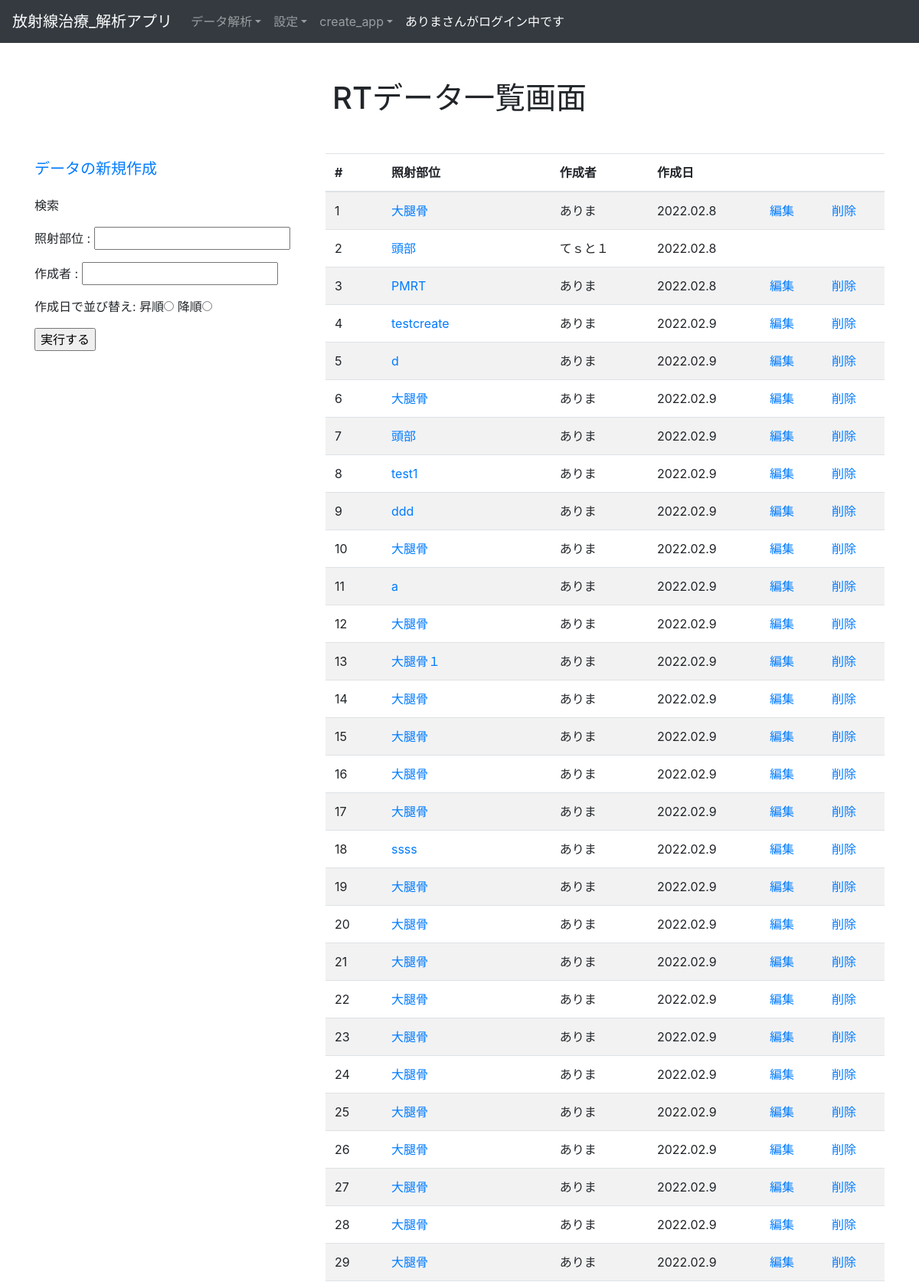
/analytics/list_rtdatas/ (signed in, upper part), run on the app's committed database.
### accounts/models.py (models this page shows, shortened)
class Users(AbstractBaseUser, PermissionsMixin):
    username = models.CharField(max_length=150)
    company = models.CharField(max_length=150)
    email = models.EmailField(max_length=255, unique=True)
    is_active = models.BooleanField(default=True)
    is_staff = models.BooleanField(default=False)
    USERNAME_FIELD = 'email'
    REQUIRED_FIELDS = ['username']
    objects = UserManager()
    def __str__(self):
        return self.username

### analytics/models.py (models this page shows, shortened)
class BaseModel(models.Model):
    create_at = models.DateTimeField()
    update_at = models.DateTimeField()
    class Meta:
        abstract = True #Tableとして作成されないようにする

class Rtdatas(BaseModel):
    region = models.CharField(max_length=10)
    user = models.ForeignKey(
        'accounts.Users', on_delete=models.CASCADE
    )
    objects = RtdatasManager()
    class Meta:
        db_table = 'rtdata'
        verbose_name_plural = 'RTデータ'
    def get_absolute_url(self):
        return reverse_lazy('analytics:detail_rtdata', kwargs={'pk': self.pk})

### analytics/views.py (the view, shortened to what this page needs)
# urls.py: path('list_rtdatas/', RtdataListView.as_view(), name='list_rtdatas'),
class RtdataListView(LoginRequiredMixin, ListView):
    model = Rtdatas
    template_name = 'analytics/list_rtdatas.html'
    def get_queryset(self):
        query = super().get_queryset()
        region = self.request.GET.get('region', None)
        author = self.request.GET.get('author', None)
        if region:
            query = query.filter(
                region=region
            )
        order_by_create_at = self.request.GET.get('order_by_create_at', 0)
        if order_by_create_at == '1':
            query = query.order_by('create_at')
        elif order_by_create_at == '2':
            query = query.order_by('-create_at')
        return query
    def get_context_data(self, **kwargs):
        context = super().get_context_data(**kwargs)
        context['region'] = self.request.GET.get('region', '')
        context['author'] = self.request.GET.get('author', '')
        order_by_create_at = self.request.GET.get('order_by_create_at', 0)
        if order_by_create_at == '1':
            context['ascending'] = True
        elif order_by_create_at == '2':
            context['descending'] = True
        return context

### templates/analytics/list_rtdatas.html (shortened to what this page needs)
{% extends "base.html" %}
{% block content %}
<div class="container">
  <h1 class="text-center my-5">RTデータ一覧画面</h1>
  <div class="row justify-content-center">
    <div class="col-4">
      <p><a class="navbar-brand" href="{% url 'analytics:create_rtdata' %}">データの新規作成</a></p>
      <form method="get" action="{% url 'analytics:list_rtdatas'%}">
        <p>検索</p>
        <p>照射部位 : <input type="text" name="region" value="{{region}}"></p>
        <p>作成者 : <input type="text" name="author" value="{{author}}"></p>
        <p>作成日で並び替え:
          昇順<input type="radio" name="order_by_create_at" value="1" {% if ascending %}checked{% endif %}>
          降順<input type="radio" name="order_by_create_at" value="2" {% if descending %}checked{% endif %}>
        </p>
        <p><input type="submit" value="実行する"></p>
      </form>
    </div>
    <div class="col-8">
      <table class="table table-striped table-hover">
        <thead>
          <tr>
            <th>#</th>
            <th>照射部位</th>
            <th>作成者</th>
            <th>作成日</th>
            <th></th>
            <th></th>
          </tr>
        </thead>
        <tbody>
          {% for object in object_list %}
            <tr>
              <td>{{ forloop.counter }}</td>
              <td><a href="{{ object.get_absolute_url }}">{{ object.region }}</a></td>
              <td>{{  object.user }}</td>
              <td>{{  object.create_at|date:"Y.m.j"}}</td>
              {% if  object.user.id == user.id %}
                <td><a href="{% url 'analytics:edit_rtdata' object.id %}">編集</a></td>
                <td><a href="{% url 'analytics:delete_rtdata' object.id %}">削除</a></td>
              {% else %}
                <td></td>
                <td></td>
              {% endif %}
            </tr>
          {% endfor %}
        </tbody>
      </table>
    </div>
  </div>
</div>
{% endblock %}

### templates/base.html (shortened to what this page needs)
<!DOCTYPE html>
<html>
  <head>
    <link
      rel="stylesheet"
      href="https://stackpath.bootstrapcdn.com/bootstrap/4.5.0/css/bootstrap.min.css"
    />
  </head>
  <body>
    <nav class="navbar navbar-expand-lg navbar-light bg-light navbar-dark bg-dark">
      <a class="navbar-brand" href="{% url 'accounts:home'%}">放射線治療_解析アプリ</a>
      <div class="collapse navbar-collapse" id="navbarNavDropdown">
        <ul class="navbar-nav">
          {% if user.is_authenticated %}
          <li class="nav-item dropdown">
            <a class="nav-link dropdown-toggle"  id="navbarDropdownMenuLink" role="button" data-toggle="dropdown" aria-haspopup="true" aria-expanded="false">データ解析</a>
          </li>
          {% endif %}
          <li class="nav-item dropdown">
            {% if user.is_authenticated %}
              <a class="nav-link dropdown-toggle"  id="navbarDropdownMenuLink" role="button" data-toggle="dropdown" aria-haspopup="true" aria-expanded="false">設定</a>
            {% endif %}
          </li>
          <li class="nav-item dropdown">
              <a class="nav-link dropdown-toggle"  id="navbarDropdownMenuLink" role="button" data-toggle="dropdown" aria-haspopup="true" aria-expanded="false">create_app</a>
          </li>
          <li class="nav-item active">
            {% if request.user.is_anonymous %}
              <a class="nav-link">***** 未ログイン *****<span class="sr-only">(current)</span></a>
            {% else %}
              <a class="nav-link">{{ request.user }}さんがログイン中です <span class="sr-only">(current)</span></a>
            {% endif %}
          </li>
        </ul>
      </div>
    </nav>
    {% block content %}{% endblock %}
  </body>
</html>

### data on the page
Users: user "ありま"
Rtdatas: region "大腿骨", user "ありま", create_at "2022.02.8", shows "編集"
Rtdatas: region "頭部", user "てｓと１", create_at "2022.02.8"
Rtdatas: region "PMRT", user "ありま", create_at "2022.02.8", shows "編集"
Rtdatas: region "testcreate", user "ありま", create_at "2022.02.9", shows "編集"
Rtdatas: region "d", user "ありま", create_at "2022.02.9", shows "編集"
Rtdatas: region "大腿骨", user "ありま", create_at "2022.02.9", shows "編集"
Rtdatas: region "頭部", user "ありま", create_at "2022.02.9", shows "編集"
Rtdatas: region "test1", user "ありま", create_at "2022.02.9", shows "編集"
Rtdatas: region "ddd", user "ありま", create_at "2022.02.9", shows "編集"
Rtdatas: region "大腿骨", user "ありま", create_at "2022.02.9", shows "編集"
Rtdatas: region "a", user "ありま", create_at "2022.02.9", shows "編集"
Rtdatas: region "大腿骨", user "ありま", create_at "2022.02.9", shows "編集"
Rtdatas: region "大腿骨１", user "ありま", create_at "2022.02.9", shows "編集"
Rtdatas: region "大腿骨", user "ありま", create_at "2022.02.9", shows "編集"
Rtdatas: region "大腿骨", user "ありま", create_at "2022.02.9", shows "編集"
Rtdatas: region "大腿骨", user "ありま", create_at "2022.02.9", shows "編集"
Rtdatas: region "大腿骨", user "ありま", create_at "2022.02.9", shows "編集"
Rtdatas: region "ssss", user "ありま", create_at "2022.02.9", shows "編集"
Rtdatas: region "大腿骨", user "ありま", create_at "2022.02.9", shows "編集"
Rtdatas: region "大腿骨", user "ありま", create_at "2022.02.9", shows "編集"
Rtdatas: region "大腿骨", user "ありま", create_at "2022.02.9", shows "編集"
Rtdatas: region "大腿骨", user "ありま", create_at "2022.02.9", shows "編集"
Rtdatas: region "大腿骨", user "ありま", create_at "2022.02.9", shows "編集"
Rtdatas: region "大腿骨", user "ありま", create_at "2022.02.9", shows "編集"
Rtdatas: region "大腿骨", user "ありま", create_at "2022.02.9", shows "編集"
Rtdatas: region "大腿骨", user "ありま", create_at "2022.02.9", shows "編集"
Rtdatas: region "大腿骨", user "ありま", create_at "2022.02.9", shows "編集"
Rtdatas: region "大腿骨", user "ありま", create_at "2022.02.9", shows "編集"
Rtdatas: region "大腿骨", user "ありま", create_at "2022.02.9", shows "編集"
